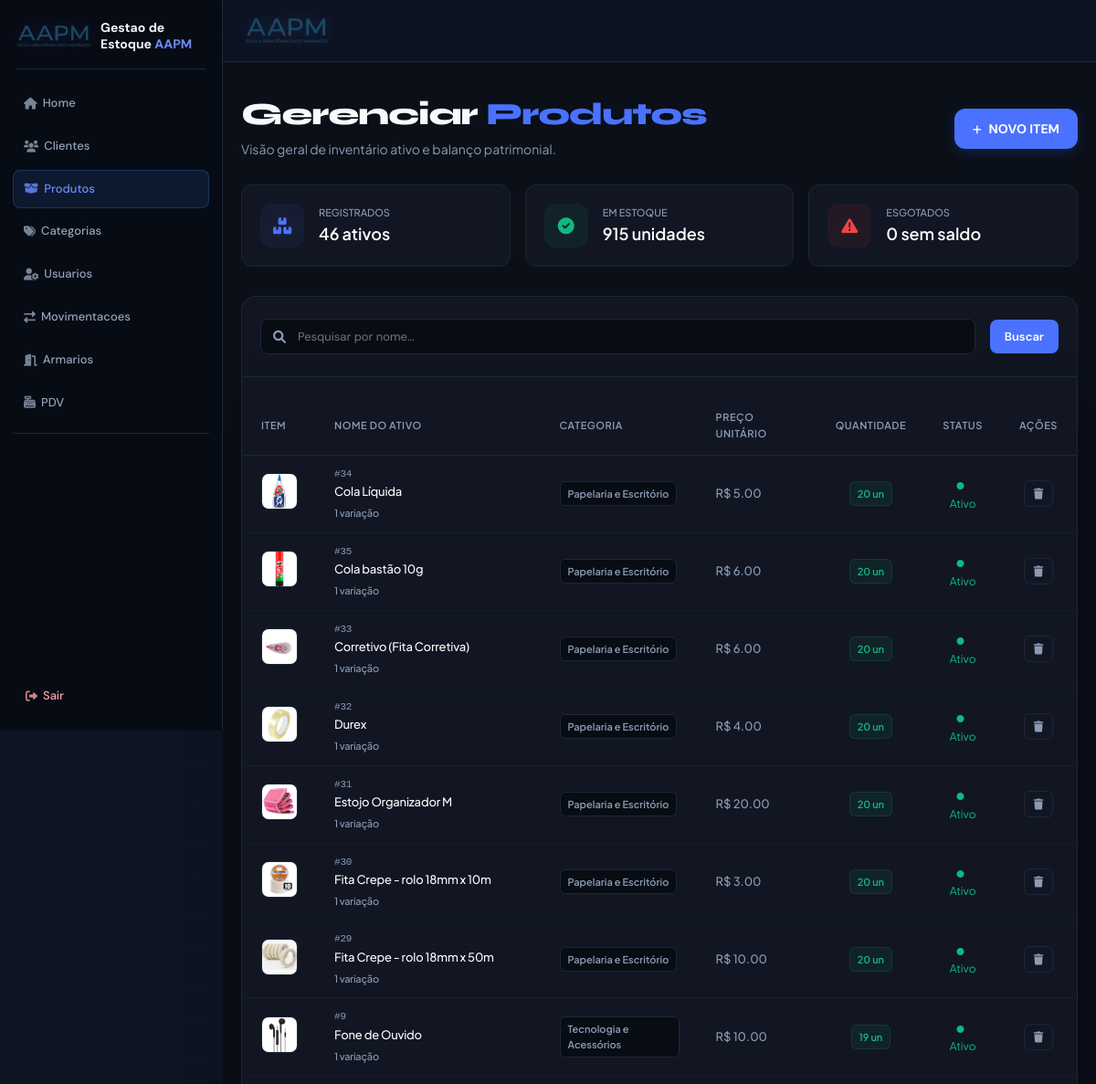
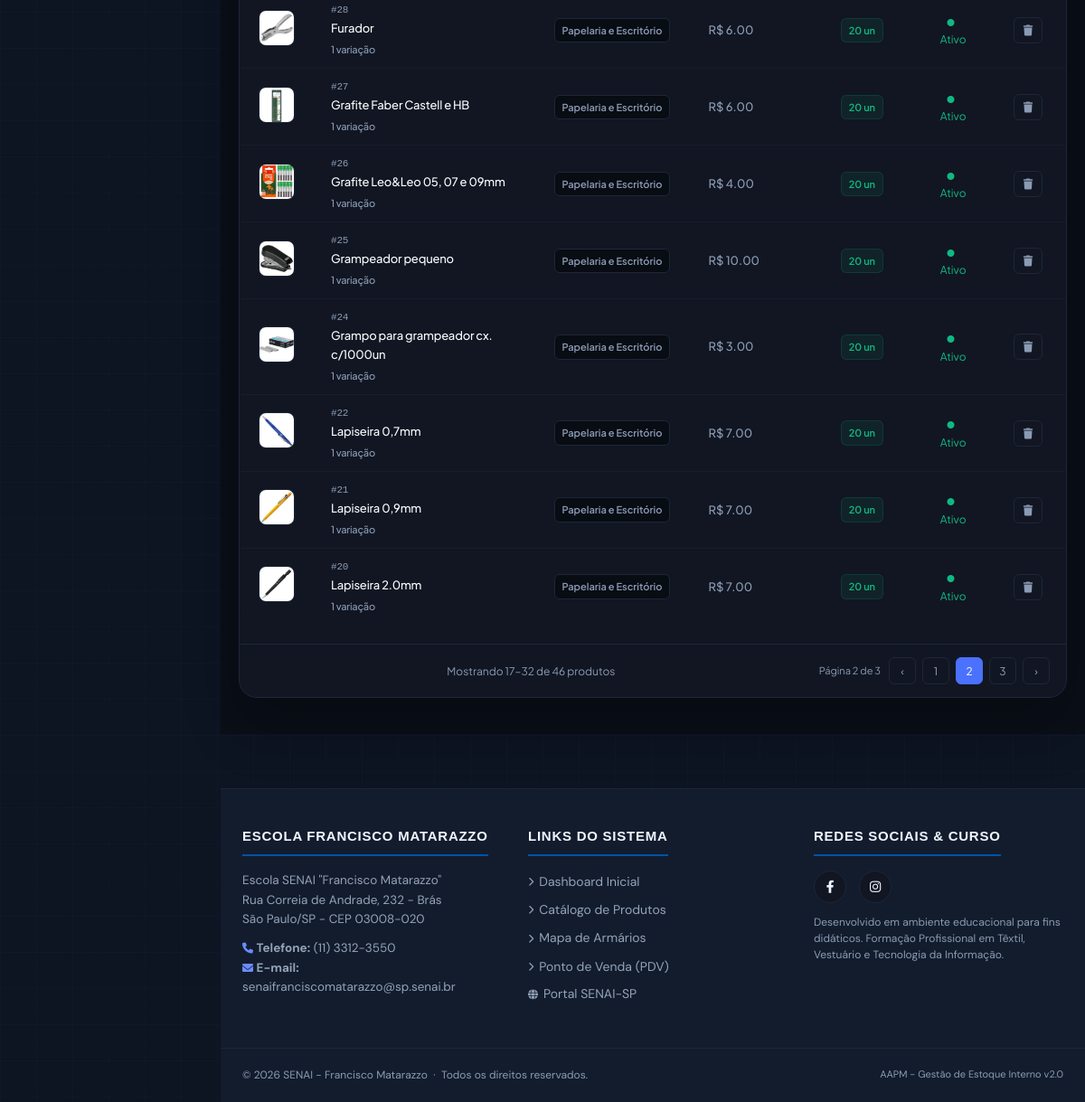
/produtos/?pagina=2&por_pagina=16 (signed in), run on the app's committed database (2 pictures, top to bottom).
### app/models/produto.py (models this page shows, shortened)
class Produto(Base):
    __tablename__ = "produtos"
    id = Column(Integer, primary_key=True, autoincrement=True, index=True)
    nome = Column(String(150), nullable=False, index=True, unique=True)
    preco = Column(Float, nullable=False, default=0.0)
    ativo = Column(Boolean, default=True)
    imagem_path = Column(String(255), nullable=True)
    categoria_id = Column(Integer, ForeignKey("categorias.id", ondelete="SET NULL"), nullable=True)
    categoria = relationship("Categoria", back_populates="produtos")
    variacoes = relationship("Variacao", back_populates="produto", cascade="all, delete-orphan")
    @property
    def estoque_total(self) -> int:
        """Saldo consolidado de todas as variações do produto."""
        return sum(variacao.estoque_atual for variacao in self.variacoes)
    @property
    def estoque_total(self):
        """Quantidade disponível, calculada a partir das variações do produto."""
        return sum(variacao.estoque_atual or 0 for variacao in self.variacoes)

### app/models/categoria.py (models this page shows, shortened)
class Categoria(Base):
    __tablename__ = "categorias"
    id = Column(Integer, primary_key=True, index=True)
    nome = Column(String(50), unique=True, nullable=False)
    descricao = Column(String(255), nullable=True)
    ativa = Column(Boolean, default=True)
    produtos = relationship("Produto", back_populates="categoria")

### app/models/variacoes.py (models this page shows, shortened)
class Variacao(Base):
    __tablename__ = "variacoes"
    __table_args__ = (
        UniqueConstraint("produto_id", "tamanho", "cor", name="uq_variacao_produto_tamanho_cor"),
    )
    id = Column(Integer, primary_key=True, autoincrement=True, index=True)
    produto_id = Column(Integer, ForeignKey("produtos.id", ondelete="CASCADE"), nullable=False)
    tamanho = Column(String(10), nullable=False)  # Ex: 'P', 'M', 'G', 'GG'
    cor = Column(String(50), nullable=False)      # Ex: 'Azul', 'Preto'
    estoque_atual = Column(Integer, nullable=False, default=0)
    imagem_path = Column(String(255), nullable=True)
    produto = relationship("Produto", back_populates="variacoes")

### app/controllers/produto_controller.py (the view)
@router.get("/")
def listar_produtos(
    request: Request,
    busca: str = "",
    categoria_id: int = 0,
    pagina: int = 1,
    por_pagina: int = 16,
    db: Session = Depends(get_db),
    usuario = Depends(get_usuario_logado)
):
    query = db.query(Produto).filter(Produto.ativo == True)
    if busca:
        query = query.filter(Produto.nome.ilike(f"%{busca}%"))
    if categoria_id:
        query = query.filter(Produto.categoria_id == categoria_id)
    ordered_query = query.order_by(Produto.nome)
    resultado = paginar(ordered_query, pagina, por_pagina)
    filtered_query = query
    if busca or categoria_id:
        total_estoque = (
            db.query(func.coalesce(func.sum(Variacao.estoque_atual), 0))
            .join(Produto, Variacao.produto_id == Produto.id)
            .filter(Produto.id.in_([p.id for p in filtered_query.all()]))
            .scalar()
        )
        total_esgotados = (
            db.query(Produto.id)
            .outerjoin(Variacao)
            .filter(Produto.id.in_([p.id for p in filtered_query.all()]))
            .group_by(Produto.id)
            .having(func.coalesce(func.sum(Variacao.estoque_atual), 0) == 0)
            .count()
        )
    else:
        total_estoque = (
            db.query(func.coalesce(func.sum(Variacao.estoque_atual), 0))
            .join(Produto, Variacao.produto_id == Produto.id)
            .filter(Produto.ativo == True)
            .scalar()
        )
        total_esgotados = (
            db.query(Produto.id)
            .outerjoin(Variacao)
            .filter(Produto.ativo == True)
            .group_by(Produto.id)
            .having(func.coalesce(func.sum(Variacao.estoque_atual), 0) == 0)
            .count()
        )
    categorias = db.query(Categoria).filter(Categoria.ativa == True).all()
    return templates.TemplateResponse(
        request,
        "produtos/index.html",
        {
            "request":      request,
            "usuario":      usuario,
            "produtos":     resultado.itens,
            "categorias":   categorias,
            "busca":        busca,
            "categoria_id": categoria_id,
            "pagina":       resultado.atual,
            "por_pagina":   resultado.por_pagina,
            "total_paginas": resultado.total_paginas,
            "total_produtos": resultado.total_itens,
            "total_estoque": int(total_estoque),
            "total_esgotados": total_esgotados,
        }
    )

### app/templates/produtos/index.html (shortened to what this page needs)
{% extends "base.html" %}
{% from "components/pagination.html" import render as render_pagination with context %}
{% block content %}
<link rel="stylesheet" href="https://cdnjs.cloudflare.com/ajax/libs/font-awesome/6.0.0/css/all.min.css">
<div class="page-wrapper">
    <div class="catalog-container">
        <div style="display: flex; justify-content: space-between; align-items: center; margin-bottom: 28px;">
            <div>
                <h1 style="font-family: 'Syne', sans-serif; font-size: 34px; font-weight: 800; letter-spacing: -1px; color: var(--text-main); margin: 0 0 10px 0; line-height: 1;">
                    Gerenciar <span style="color: var(--accent);">Produtos</span>
                </h1>
                <p style="color: var(--text-muted); font-size: 14px; margin: 0;">
                    Visão geral de inventário ativo e balanço patrimonial.
                </p>
            </div>
            <a href="/produtos/novo" class="btn-add">
                <i class="fas fa-plus" style="font-size: 11px;"></i>
                <span>NOVO ITEM</span>
            </a>
        </div>
        <div class="metrics-grid">
            <div class="metric-card">
                <div class="metric-icon" style="background: rgba(74, 114, 255, 0.08); color: var(--accent);"><i class="fas fa-boxes-stacked"></i></div>
                <div>
                    <span style="display: block; color: var(--text-muted); font-size: 11px; text-transform: uppercase; font-weight: 500;">Registrados</span>
                    <strong style="color: var(--text-main); font-size: 18px; font-weight: 600;">{{ total_produtos }} ativos</strong>
                </div>
            </div>
            <div class="metric-card">
                <div class="metric-icon" style="background: rgba(16, 185, 129, 0.08); color: var(--success);"><i class="fas fa-circle-check"></i></div>
                <div>
                    <span style="display: block; color: var(--text-muted); font-size: 11px; text-transform: uppercase; font-weight: 500;">Em Estoque</span>
                    <strong style="color: var(--text-main); font-size: 18px; font-weight: 600;">{{ total_estoque }} unidades</strong>
                </div>
            </div>
            <div class="metric-card">
                <div class="metric-icon" style="background: rgba(239, 68, 68, 0.08); color: var(--danger);"><i class="fas fa-triangle-exclamation"></i></div>
                <div>
                    <span style="display: block; color: var(--text-muted); font-size: 11px; text-transform: uppercase; font-weight: 500;">Esgotados</span>
                    <strong style="color: var(--text-main); font-size: 18px; font-weight: 600;">{{ total_esgotados }} sem saldo</strong>
                </div>
            </div>
        </div>
        <form class="search-bar-container" method="get" action="/produtos">
            <div class="search-wrapper">
                    <i class="fas fa-magnifying-glass"></i>
                    <input id="tableSearch" type="search" name="busca" value="{{ busca }}" class="search-input" placeholder="Pesquisar por nome...">
                </div>
            <button type="submit" class="btn-action-edit">Buscar</button>
        </form>
        <div class="table-card">
            <div style="overflow-x: auto;">
                <table class="custom-table" id="productsTable">
                    <thead>
                        <tr>
                            <th style="width: 70px;">Item</th>
                            <th>Nome do Ativo</th>
                            <th>Categoria</th>
                            <th>Preço Unitário</th>
                            <th style="text-align: center;">Quantidade</th>
                            <th style="text-align: center;">Status</th>
                            <th style="text-align: center; width: 80px;" onclick="event.stopPropagation();">Ações</th>
                        </tr>
                    </thead>
                    <tbody>
                        {% for produto in produtos %}
                        <tr class="prod-row" data-nome="{{ produto.nome }}" onclick="window.location.href='/produtos/{{ produto.id }}/editar'">
                            <td>
                                <img src="{{ produto.imagem_url }}" alt="{{ produto.nome }}" style="width: 40px; height: 40px; border-radius: 8px; object-fit: cover; border: 1px solid var(--border); background: var(--bg-input);">
                            </td>
                            <td style="font-weight: 500; letter-spacing: -0.2px;">
                                <span style="color: var(--text-muted); font-size: 11px; font-family: monospace; display: block;">#{{ produto.id }}</span>
                                {{ produto.nome }}
                                <div style="font-size: 11px; color: var(--text-muted); margin-top: 4px;">{{ produto.variacoes|length }} variação{% if produto.variacoes|length != 1 %}es{% endif %}</div>
                            </td>
                            <td>
                                <span class="badge badge-category">
                                    {% if produto.categoria %}{{ produto.categoria.nome }}{% else %}—{% endif %}
                                </span>
                            </td>
                            <td style="color: var(--text-muted); font-weight: 500;">
                                R$ {{ "%.2f"|format(produto.preco) }}
                            </td>
                            <td style="text-align: center;">
                                {% if produto.estoque_total == 0 %}
                                <span class="badge badge-danger">0 un</span>
                                {% elif produto.estoque_total < 10 %}
                                <span class="badge badge-warning">{{ produto.estoque_total }} un</span>
                                {% else %}
                                <span class="badge badge-success">{{ produto.estoque_total }} un</span>
                                {% endif %}
                            </td>
                            <td style="text-align: center;">
                                {% if produto.ativo %}
                                <span style="color: var(--success); font-size: 12px;"><i class="fas fa-circle" style="font-size: 8px; margin-right: 5px;"></i> Ativo</span>
                                {% else %}
                                <span style="color: var(--text-muted); font-size: 12px;"><i class="fas fa-circle" style="font-size: 8px; margin-right: 5px;"></i> Inativo</span>
                                {% endif %}
                            </td>
                            <td style="text-align: center;" onclick="event.stopPropagation();">
                                <div style="display: inline-flex; gap: 6px;">
                                    <form method="POST" action="/produtos/{{ produto.id }}/desativar" style="display: inline;">
                                        <button type="button" class="btn-action-disable" title="Remover item" onclick="abrirModalConfirmacao(null, '/produtos/{{ produto.id }}/desativar', '{{ produto.nome }}');">
                                            <i class="fas fa-trash"></i>
                                        </button>
                                    </form>
                                </div>
                            </td>
                        </tr>
                        {% endfor %}
                    </tbody>
                </table>
            </div>
            {{ render_pagination(pagina, por_pagina, total_produtos, total_paginas, 'produtos') }}
        </div>
    </div>
</div>
{% endblock %}

### app/templates/base.html (style rules this page uses)
:root { --bg-base: #0d1422; --bg-surface: #121c2d; --bg-card: #172235; --bg-card-hover: #1d2a40; --border: rgba(99, 179, 237, 0.1); --border-hover: rgba(99, 179, 237, 0.28); --accent: #3b82f6; --accent-glow: rgba(59, 130, 246, 0.35); --accent-light: #60a5fa; --red: #ef4444; --red-glow: rgba(239, 68, 68, 0.3); --text-primary: #f0f6ff; --text-secondary: #94a3b8; --text-muted: #475569; --header-h: 68px; --radius: 12px; --radius-lg: 18px; --transition: 0.22s cubic-bezier(0.4, 0, 0.2, 1); --senai-blue: #0054a6; --senai-yellow: #ffcb05; }
*, *::before, *::after { margin: 0; padding: 0; box-sizing: border-box; }
html { scroll-behavior: smooth; max-width: 100%; overflow-x: hidden; }
body { font-family: 'DM Sans', sans-serif; background-color: var(--bg-base); color: var(--text-primary); line-height: 1.6; min-height: 100vh; display: flex; flex-direction: column; width: 100%; max-width: 100%; overflow-x: hidden; background-image: linear-gradient(rgba(59, 130, 246, 0.03) 1px, transparent 1px), linear-gradient(90deg, rgba(59, 130, 246, 0.03) 1px, transparent 1px); background-size: 40px 40px; }
h1 { font-family: 'Sora', sans-serif; font-size: 18px; font-weight: 700; letter-spacing: -0.3px; color: var(--text-primary); white-space: nowrap; }
h1 span { color: var(--accent-light); }
main>* { min-width: 0; max-width: 100%; }
button, .btn { font-family: 'DM Sans', sans-serif; background: var(--accent); color: #fff; padding: 10px 22px; border: none; border-radius: 8px; cursor: pointer; font-weight: 600; font-size: 14px; transition: all var(--transition); position: relative; overflow: hidden; }
input, textarea, select { width: 100%; padding: 10px 14px; margin: 8px 0; background: var(--bg-card); border: 1px solid var(--border); border-radius: 8px; color: var(--text-primary); font-family: 'DM Sans', sans-serif; font-size: 14px; transition: border-color var(--transition), box-shadow var(--transition); outline: none; }
table { width: 100%; border-collapse: collapse; background: var(--bg-card); margin: 20px 0; border-radius: var(--radius-lg); overflow: hidden; border: 1px solid var(--border); }
table th { background: rgba(59, 130, 246, 0.08); color: var(--accent-light); padding: 14px 18px; text-align: left; font-size: 11px; font-weight: 700; text-transform: uppercase; letter-spacing: 0.08em; border-bottom: 1px solid var(--border); }
table td { padding: 13px 18px; border-bottom: 1px solid rgba(99, 179, 237, 0.05); color: var(--text-secondary); font-size: 14px; }
table tr:last-child td { border-bottom: none; }
main>* { animation: fadeUp 0.4s ease both; }
body.has-sidebar { padding-left: 244px; }
html { scrollbar-color: #3b82f6 #0d1320; scrollbar-width: thin; }

### data on the page
Produto: imagem_url (picture), id "34", nome "Cola Líquida", variacoes|length "1", categoria.nome "Papelaria e Escritório", preco "5.00", estoque_total "20", ativo True (drawn)
Produto: imagem_url (picture), id "35", nome "Cola bastão 10g", variacoes|length "1", categoria.nome "Papelaria e Escritório", preco "6.00", estoque_total "20", ativo True (drawn)
Produto: imagem_url (picture), id "33", nome "Corretivo (Fita Corretiva)", variacoes|length "1", categoria.nome "Papelaria e Escritório", preco "6.00", estoque_total "20", ativo True (drawn)
Produto: imagem_url (picture), id "32", nome "Durex", variacoes|length "1", categoria.nome "Papelaria e Escritório", preco "4.00", estoque_total "20", ativo True (drawn)
Produto: imagem_url (picture), id "31", nome "Estojo Organizador M", variacoes|length "1", categoria.nome "Papelaria e Escritório", preco "20.00", estoque_total "20", ativo True (drawn)
Produto: imagem_url (picture), id "30", nome "Fita Crepe - rolo 18mm x 10m", variacoes|length "1", categoria.nome "Papelaria e Escritório", preco "3.00", estoque_total "20", ativo True (drawn)
Produto: imagem_url (picture), id "29", nome "Fita Crepe - rolo 18mm x 50m", variacoes|length "1", categoria.nome "Papelaria e Escritório", preco "10.00", estoque_total "20", ativo True (drawn)
Produto: imagem_url (picture), id "9", nome "Fone de Ouvido", variacoes|length "1", categoria.nome "Tecnologia e Acessórios", preco "10.00", estoque_total "19", ativo True (drawn)
Produto: imagem_url (picture), id "28", nome "Furador", variacoes|length "1", categoria.nome "Papelaria e Escritório", preco "6.00", estoque_total "20", ativo True (drawn)
Produto: imagem_url (picture), id "27", nome "Grafite Faber Castell e HB", variacoes|length "1", categoria.nome "Papelaria e Escritório", preco "6.00", estoque_total "20", ativo True (drawn)
Produto: imagem_url (picture), id "26", nome "Grafite Leo&Leo 05, 07 e 09mm", variacoes|length "1", categoria.nome "Papelaria e Escritório", preco "4.00", estoque_total "20", ativo True (drawn)
Produto: imagem_url (picture), id "25", nome "Grampeador pequeno", variacoes|length "1", categoria.nome "Papelaria e Escritório", preco "10.00", estoque_total "20", ativo True (drawn)
Produto: imagem_url (picture), id "24", nome "Grampo para grampeador cx. c/1000un", variacoes|length "1", categoria.nome "Papelaria e Escritório", preco "3.00", estoque_total "20", ativo True (drawn)
Produto: imagem_url (picture), id "22", nome "Lapiseira 0,7mm", variacoes|length "1", categoria.nome "Papelaria e Escritório", preco "7.00", estoque_total "20", ativo True (drawn)
Produto: imagem_url (picture), id "21", nome "Lapiseira 0,9mm", variacoes|length "1", categoria.nome "Papelaria e Escritório", preco "7.00", estoque_total "20", ativo True (drawn)
Produto: imagem_url (picture), id "20", nome "Lapiseira 2.0mm", variacoes|length "1", categoria.nome "Papelaria e Escritório", preco "7.00", estoque_total "20", ativo True (drawn)

### other printed values
{{ total_produtos }} "46"
{{ total_estoque }} "915"
{{ total_esgotados }} "0"
{{ inicio }} "17"
{{ fim }} "32"
{{ total_itens }} "46"
{{ item_nome }} "produtos"
{{ pagina }} "2"
{{ total_paginas }} "3"
{{ numero }} "1" "2" "3"
